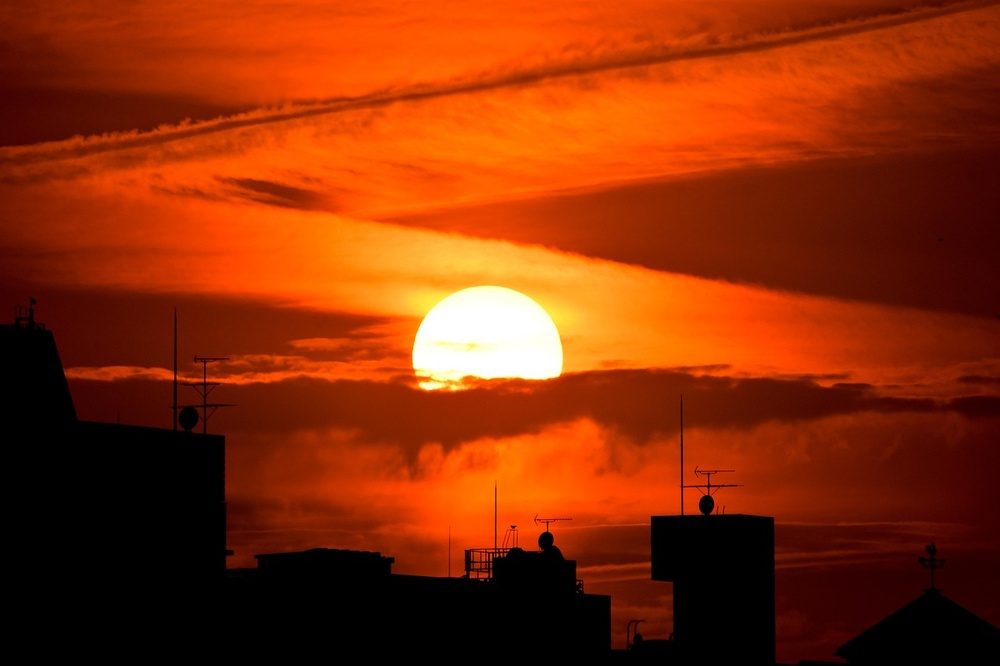
#> input picture 16/sunset-6136876_1280.jpg, 1000 x 666 px, shrunk from 1280 x 853 before the run, found by its file name
$ python 16.py
#> lines starting #> are read from the running program, lines starting #| are printed output that depends on the picture
from PIL import Image
import numpy as np

# --- Cargar la imagen ---
ruta = "C:\\Users\\NET USO ESCOLAR 115\\Pictures\\sunset-6136876_1280.jpg"


# Abrimos la imagen
imagen = Image.open(ruta)
#> imagen is the input picture: PIL image 1000x666 RGB; mean R, G, B 136.6, 45.5, 6.8

# Convertimos a matriz (numpy array)
matriz = np.array(imagen)
print("Matriz de la imagen cargada con forma:", matriz.shape)
#| Matriz de la imagen cargada con forma: (666, 1000, 3)

# --- Preguntar al usuario ---
print("Opciones de rotación:")
print("1. Rotar 90° a la izquierda")
print("2. Rotar 90° a la derecha")
print("3. Rotar 180°")

opcion = input("Seleccione una opción (1, 2 o 3): ")
#> the answer given: 1

# --- Función para rotar ---
def rotar_imagen(img, opcion):
#> called with opcion = '1'
    if opcion == "1":
        return img.rotate(90, expand=True)
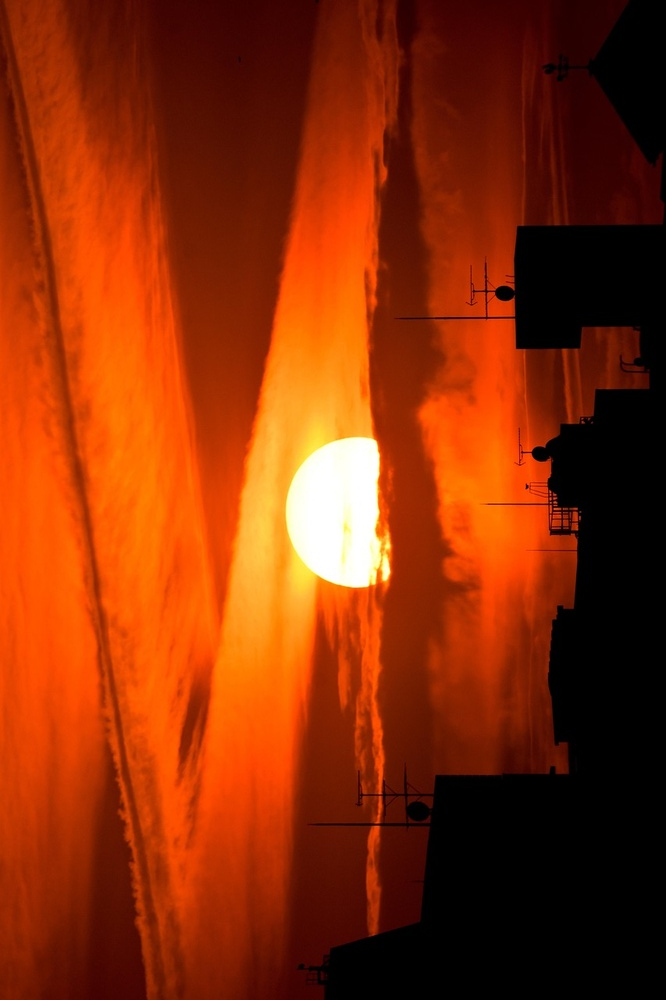
#> returned value: PIL image 666x1000 RGB; mean R, G, B 136.6, 45.5, 6.8
    elif opcion == "2":
        return img.rotate(-90, expand=True)
    elif opcion == "3":
        return img.rotate(180, expand=True)
    else:
        print("Opción no válida.")
        return img

# --- Aplicar rotación ---
imagen_rotada = rotar_imagen(imagen, opcion)

# --- Mostrar imágenes ---
imagen.show(title="Imagen Original")
imagen_rotada.show(title="Imagen Rotada")
